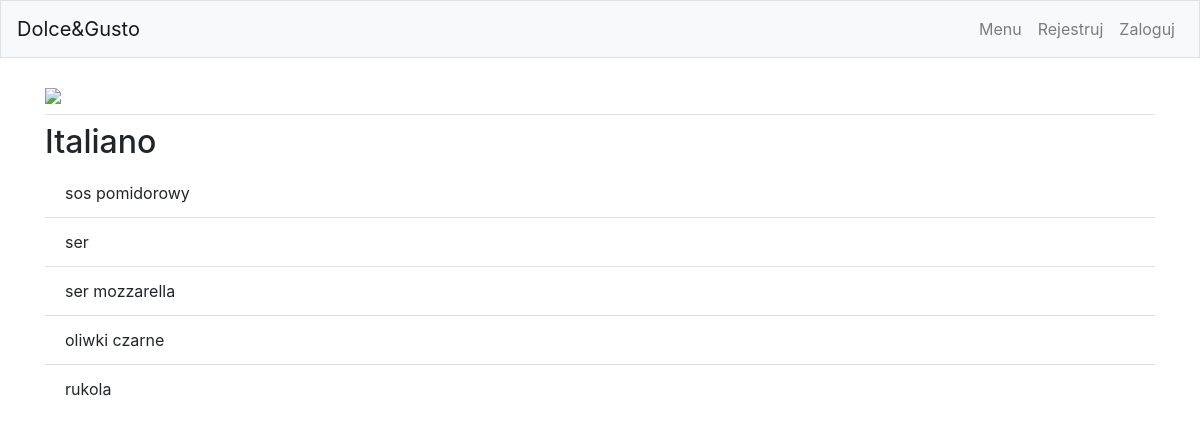
/2, run on the app's committed database.
### pizzas/models.py (models this page shows)
class Pizza(models.Model):
    name = models.CharField(max_length=200)
    def __str__(self):
        return self.name

class Toping(models.Model):
    pizza = models.ForeignKey(Pizza, on_delete=models.CASCADE)
    name = models.CharField(max_length=200)
    def __str__(self):
        return self.name

### pizzas/views.py (the view)
# urls.py: path('<int:pizza_id>', views.pizza_site, name='pizza_site'),
def pizza_site(request, pizza_id):
    from pizzas.models import Pizza,Toping
    context = {}
    name = Pizza.objects.get(id=pizza_id)
    topings = name.toping_set.all()
    context['name'] = name
    context['topings'] = topings
    return render(request, 'pizzas/pizza_site.html', context)

### pizzas/templates/pizzas/pizza_site.html
{% extends 'pizzas/base.html' %}
{% block page_header %}
    <img src="https://i.imgur.com/olxvhk5.jpg" style="width: 100%;" />
{% endblock page_header %}
{% block content %}
<h2>{{ name }}</h2>
<ul class="list-group list-group-flush">
    {% for toping in topings %}
        <li class="list-group-item">{{ toping }}</li>
    {% empty %}
        <li class="list-group-item">Dodatki na życzenie</li>
    {% endfor %}
</ul>
{% endblock content %}

### data on the page
Pizza: name "Italiano"
Toping: name "sos pomidorowy"
Toping: name "ser"
Toping: name "ser mozzarella"
Toping: name "oliwki czarne"
Toping: name "rukola"
